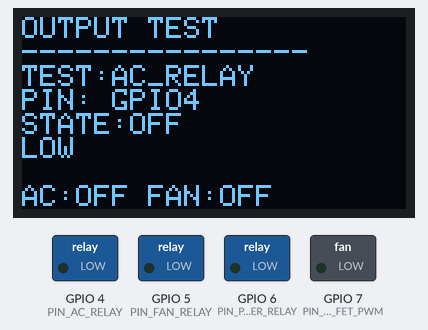
The program below on a simulated ESP32-S3. Parts: 128×64 one-colour display, switched loads named in the program (green lamp = pin HIGH). What the program prints to the serial monitor is not drawn.

Above: at 0.3 s.
At 6.1 s:
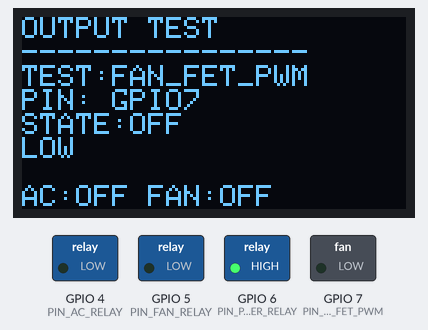
At 13.1 s:
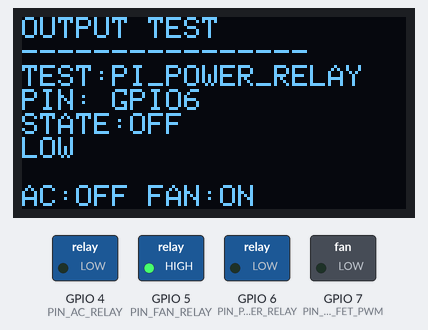
At 20.1 s:
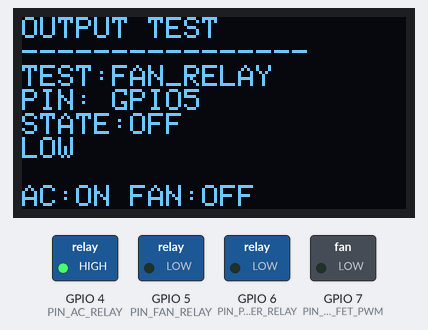
At 39.1 s:
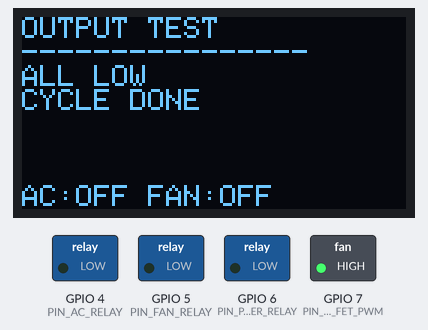
Timing chart, 0 to 40.0 s (numbered marks = the images above):
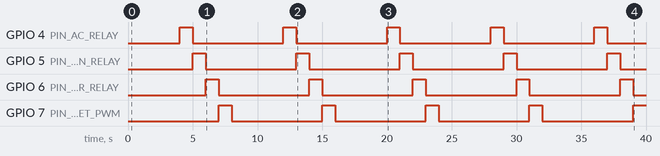

The program:

main.cpp
```cpp
// #include <Arduino.h>

// // --- Định nghĩa chân theo sơ đồ Schematic.pdf ---
// #define EN_A  19//16
// #define EN_B  20//17
// #define MOTOR_PWM 40
// #define MOTOR_IN1 13  //38
// #define MOTOR_IN2 14 //39

// // --- Cấu hình PWM cho ESP32 ---
// const int freq = 5000;
// const int pwmChannel = 0;
// const int resolution = 8; // Phân giải 8-bit (0-255)

// // --- Thông số Động cơ ---
// // LƯU Ý: Ở chế độ CHANGE, số xung sẽ gấp đôi (nếu test 1 vòng ra khoảng 204 thì bạn điền 204.0 nhé)
// const float PULSES_PER_REV = 11300.0;

// // --- Biến toàn cục ---
// volatile long pulseCount = 0;
// float currentAngle = 0.0;
// float targetAngle = 180.0;    // Đặt mục tiêu xoay 180 độ

// // --- Thông số bộ điều khiển PID ---
// float Kp = 14; // sai số ít nhất :)
// float Ki = 0; // để 0 thì sẽ dừng hẩn không có dao động qua lại
// float Kd = 0;
// float previousError = 0.0;
// float integral = 0.0;

// // --- Bộ đệm Serial để nhận lệnh góc từ Serial Monitor ---
// String serialBuffer = "";

// // ==========================================
// // 1. Hàm ngắt Encoder (Đã nâng cấp chống nhiễu)
// // ==========================================
// void IRAM_ATTR readEncoder() {
//   int stateA = digitalRead(EN_A);
//   int stateB = digitalRead(EN_B);

//   // So sánh logic 2 kênh để đếm đúng chiều và lọc rung
//   if (stateA == stateB) {
//     pulseCount--;
//   } else {
//     pulseCount++;
//   }
// }

// // ==========================================
// // 2. Hàm điều khiển driver TB6612
// // ==========================================
// void setMotor(float speed) {
//   int pwmValue = constrain((int)speed, -255, 255);

//   if (pwmValue > 0) {
//     // Chạy tới
//     digitalWrite(MOTOR_IN1, LOW);
//     digitalWrite(MOTOR_IN2, HIGH);
//     ledcWrite(pwmChannel, pwmValue);
//   } else if (pwmValue < 0) {
//     // Chạy lùi
//     digitalWrite(MOTOR_IN1, HIGH);
//     digitalWrite(MOTOR_IN2, LOW);
//     ledcWrite(pwmChannel, -pwmValue);
//   } else {
//     // Dừng động cơ (Phanh cứng)
//     digitalWrite(MOTOR_IN1, LOW);
//     digitalWrite(MOTOR_IN2, LOW);
//     ledcWrite(pwmChannel, 0);
//   }
// }

// // ==========================================
// // 3. Xử lý lệnh góc từ Serial Monitor
// // ==========================================
// void processSerialLine(String line) {
//   line.trim();
//   if (line.length() == 0) return;

//   int dotCount = 0;
//   int digitCount = 0;
//   for (unsigned int i = 0; i < line.length(); i++) {
//     char ch = line[i];
//     if (ch >= '0' && ch <= '9') {
//       digitCount++;
//     } else if (ch == '.') {
//       dotCount++;
//     } else {
//       Serial.println("Error: invalid input, enter a number 0-180");
//       return;
//     }
//   }
//   if (dotCount > 1 || digitCount == 0) {
//     Serial.println("Error: invalid input");
//     return;
//   }

//   float angle = line.toFloat();
//   if (angle < 0.0 || angle > 180.0) {
//     Serial.println("Error: angle must be 0-180");
//     return;
//   }

//   targetAngle = angle;
//   Serial.printf("Input angle: %.1f°\n", angle);
//   Serial.printf("Commanding to: %.1f°\n", angle);
// }

// void setup() {
//   Serial.begin(115200);

//   // Setup chân Encoder
//   pinMode(EN_A, INPUT_PULLUP);
//   pinMode(EN_B, INPUT_PULLUP);

//   // Đọc ngắt CHANGE (cả sườn lên và sườn xuống) để tăng độ mượt
//   attachInterrupt(digitalPinToInterrupt(EN_A), readEncoder, CHANGE);

//   // Setup chân điều khiển TB6612
//   pinMode(MOTOR_IN1, OUTPUT);
//   pinMode(MOTOR_IN2, OUTPUT);

//   // Setup PWM ESP32
//   ledcSetup(pwmChannel, freq, resolution);
//   ledcAttachPin(MOTOR_PWM, pwmChannel);
// }

// void loop() {
//   // BƯỚC 0: Nhận lệnh từ Serial Monitor
//   while (Serial.available()) {
//     char c = (char)Serial.read();
//     if (c == '\n') {
//       processSerialLine(serialBuffer);
//       serialBuffer = "";
//     } else {
//       serialBuffer += c;
//     }
//   }

//   // BƯỚC A: Tính góc hiện tại của động cơ
//   currentAngle = (pulseCount / PULSES_PER_REV) * 360.0;

//   // BƯỚC B: Tính toán PID
//   float error = targetAngle - currentAngle;
//   integral += error;
//   float derivative = error - previousError;

//   float controlOutput = (Kp * error) + (Ki * integral) + (Kd * derivative);
//   previousError = error;

//   // BƯỚC C: Xuất tín hiệu điều khiển ra động cơ
//   setMotor(controlOutput);

//   // BƯỚC D: In thông số ra màn hình để theo dõi và Tuning
//   Serial.print("Target:");
//   Serial.print(targetAngle);
//   Serial.print("\tCurrent:");
//   Serial.print(currentAngle);
//   Serial.print("\tPWM_Output:");
//   Serial.println(controlOutput);

//   Serial.printf("Target angle: %.1f°\tEncoder angle: %.1f°\tError: %.1f°\n",
//                 targetAngle, currentAngle, targetAngle - currentAngle);

//   // Delay để chu kỳ lấy mẫu PID đều đặn
//   delay(10);
// }
// // ============================================================
// // ESP32-S3 + DRV8833 + GA25-370 ENCODER
// // PID POSITION CONTROL - TB6612 ALIGNED BASELINE
// // ============================================================
// // #include <Arduino.h>

// // // ===============================
// // // ENCODER
// // // ===============================
// // #define EN_A 19
// // #define EN_B 20

// // volatile long pulseCount = 0;

// // // ===============================
// // // ENCODER INTERRUPT
// // // ===============================
// // void IRAM_ATTR readEncoder()
// // {
// //     int A = digitalRead(EN_A);
// //     int B = digitalRead(EN_B);

// //     // Chiều đếm
// //     if (A == B)
// //     {
// //         pulseCount++;
// //     }
// //     else
// //     {
// //         pulseCount--;
// //     }
// // }

// // void setup()
// // {
// //     Serial.begin(115200);

// //     delay(1000);

// //     pinMode(EN_A, INPUT_PULLUP);
// //     pinMode(EN_B, INPUT_PULLUP);

// //     pulseCount = 0;

// //     attachInterrupt(
// //         digitalPinToInterrupt(EN_A),
// //         readEncoder,
// //         CHANGE
// //     );

// //     Serial.println();
// //     Serial.println("==============================");
// //     Serial.println("ESP32-S3 ENCODER TEST");
// //     Serial.println("==============================");
// //     Serial.println();
// //     Serial.println("Khong quay motor de test...");
// // }

// // void loop()
// // {
// //     static unsigned long lastPrint = 0;

// //     long count;

// //     noInterrupts();
// //     count = pulseCount;
// //     interrupts();

// //     if (millis() - lastPrint >= 500)
// //     {
// //         lastPrint = millis();

// //         Serial.print("A=");
// //         Serial.print(digitalRead(EN_A));

// //         Serial.print("  B=");
// //         Serial.print(digitalRead(EN_B));

// //         Serial.print("  Count=");
// //         Serial.println(count);
// //     }
// // }
#include <Arduino.h>
#include <Wire.h>
#include <Adafruit_SSD1306.h>

// TEST 03 - GPIO OUTPUT / Relay
// Phu hop: ESP32-S3 N16R8 CH343P
// Muc dich: xu ly tat ca output don gian (Relay/FET) theo PinConfig.h
//
// KHONG test PWM tai day (xem TEST 06 PWM/Fan).
// KHONG dieu khien Motor tai day (xem TEST 07 Motor Driver).
// KHONG upload quen khong tho! Day la testcase build/static.

// OLED SSD1306 128x64 I2C 0x3C SDA8 SCL9
#define OLED_SDA 8
#define OLED_SCL 9
#define OLED_ADDR 0x3C
#define OLED_W 128
#define OLED_H 64
Adafruit_SSD1306 display(OLED_W, OLED_H, &Wire, -1);
bool oled_ok = false;

#define PIN_AC_RELAY        4
#define PIN_FAN_RELAY       5
#define PIN_PI_POWER_RELAY  6
#define PIN_FAN_FET_PWM     7

#define STEP_MS       1000UL
#define CYCLE_WAIT_MS 4000UL

const uint8_t kOutputPins[] = {
    PIN_AC_RELAY,
    PIN_FAN_RELAY,
    PIN_PI_POWER_RELAY,
    PIN_FAN_FET_PWM,
};
const char* kOutputNames[] = {
    "AC_RELAY",
    "FAN_RELAY",
    "PI_POWER_RELAY",
    "FAN_FET_PWM",
};
const size_t kOutputCount = sizeof(kOutputPins) / sizeof(kOutputPins[0]);

uint8_t step = 0;
unsigned long last_toggle = 0;
unsigned long cycle_start = 0;

void setup() {
    Serial.begin(115200);
    delay(100);
    while (!Serial && millis() < 3000) {}

    Serial.println();
    Serial.println("=== TEST 03 : GPIO OUTPUT / RELAY ===");
    Serial.printf("ESP32-S3 | outputs: %u\r\n", (unsigned)kOutputCount);

    for (size_t i = 0; i < kOutputCount; i++) {
        pinMode(kOutputPins[i], OUTPUT);
        digitalWrite(kOutputPins[i], LOW);
    }
    Serial.println("[GPIO-OUT] All outputs initialized LOW (safe state)");

    // OLED init
    Wire.begin(OLED_SDA, OLED_SCL);
    if (!display.begin(SSD1306_SWITCHCAPVCC, OLED_ADDR)) {
        oled_ok = false;
        Serial.println("[OLED] INIT FAIL");
    } else {
        oled_ok = true;
        display.clearDisplay();
        display.setTextSize(1);
        display.setTextColor(SSD1306_WHITE);
        display.setCursor(0, 0);
        display.println("OUTPUT TEST");
        display.println("----------------");
        display.println("INIT LOW");
        display.display();
        Serial.println("[OLED] INIT PASS");
    }

    // Ghi chu an toan nguon (khong thuc thi tren bo mang):
    //  AC_RELAY / FAN_RELAY / PI_POWER_RELAY dieu khien nguon AC/DC
    //  FAN_FET_PWM o day chi dung nhu output ON/OFF (test pwm xem TEST06)
    Serial.println("[NOTE] Relays switch AC/DC power - ensure safe load before hardware run");
}

void setAllLow() {
    for (size_t i = 0; i < kOutputCount; i++) {
        digitalWrite(kOutputPins[i], LOW);
    }
}

void printStates() {
    for (size_t i = 0; i < kOutputCount; i++) {
        Serial.printf("  %-14s GPIO%2u : %s\r\n",
                      kOutputNames[i],
                      kOutputPins[i],
                      digitalRead(kOutputPins[i]) ? "HIGH" : "LOW");
    }
}

void updateOled() {
    if (!oled_ok) return;
    display.clearDisplay();
    display.setTextSize(1);
    display.setTextColor(SSD1306_WHITE);
    display.setCursor(0, 0);
    display.println("OUTPUT TEST");
    display.println("----------------");
    // Show current test if step < count
    if (step < kOutputCount) {
        bool isOn = digitalRead(kOutputPins[step]) == HIGH;
        display.print("TEST:");
        display.println(kOutputNames[step]);
        display.print("PIN: GPIO");
        display.println(kOutputPins[step]);
        display.print("STATE:");
        display.println(isOn ? "ON" : "OFF");
        display.print(isOn ? "HIGH" : "LOW");
    } else {
        display.println("ALL LOW");
        display.println("CYCLE DONE");
    }
    // Show all states compact
    char buf[32];
    snprintf(buf, sizeof(buf), "AC:%s FAN:%s",
             digitalRead(PIN_AC_RELAY) ? "ON" : "OFF",
             digitalRead(PIN_FAN_RELAY) ? "ON" : "OFF");
    display.setCursor(0, 56);
    display.print(buf);
    display.display();
}

unsigned long last_oled = 0;
void loop() {
    unsigned long now = millis();

    if (now - last_toggle >= STEP_MS) {
        last_toggle = now;

        if (step >= kOutputCount) {
            // cuoi chu ky: tat het, cho 1 nhin
            setAllLow();
            Serial.println("---- CYCLE COMPLETE: all outputs LOW ----");
            step = 0;
            cycle_start = now;  // bat dau chu ky moi
        }

        if (now - cycle_start >= CYCLE_WAIT_MS) {
            // bat tuong tu 1 output
            setAllLow();
            digitalWrite(kOutputPins[step], HIGH);
            Serial.printf("[%u] %s ON (GPIO%u)\r\n",
                          (unsigned)(step + 1), kOutputNames[step], kOutputPins[step]);
            printStates();
            step++;
        }
    }
    // OLED refresh 200ms, non-blocking
    if (now - last_oled >= 200) {
        last_oled = now;
        updateOled();
    }
}
```

Measured:
- by itself, GPIO 4 (PIN_AC_RELAY), GPIO 5 (PIN_FAN_RELAY), GPIO 6 (PIN_PI_POWER_RELAY), GPIO 7 (PIN_FAN_FET_PWM): alternates HIGH for 1.0 s and LOW for 7.0 s
- what the display in image 0 shows lasts 3.8 s, from 0.2 s to 4.0 s
- what the display in image 1 shows lasts 1.0 s, from 6.0 s to 7.0 s
